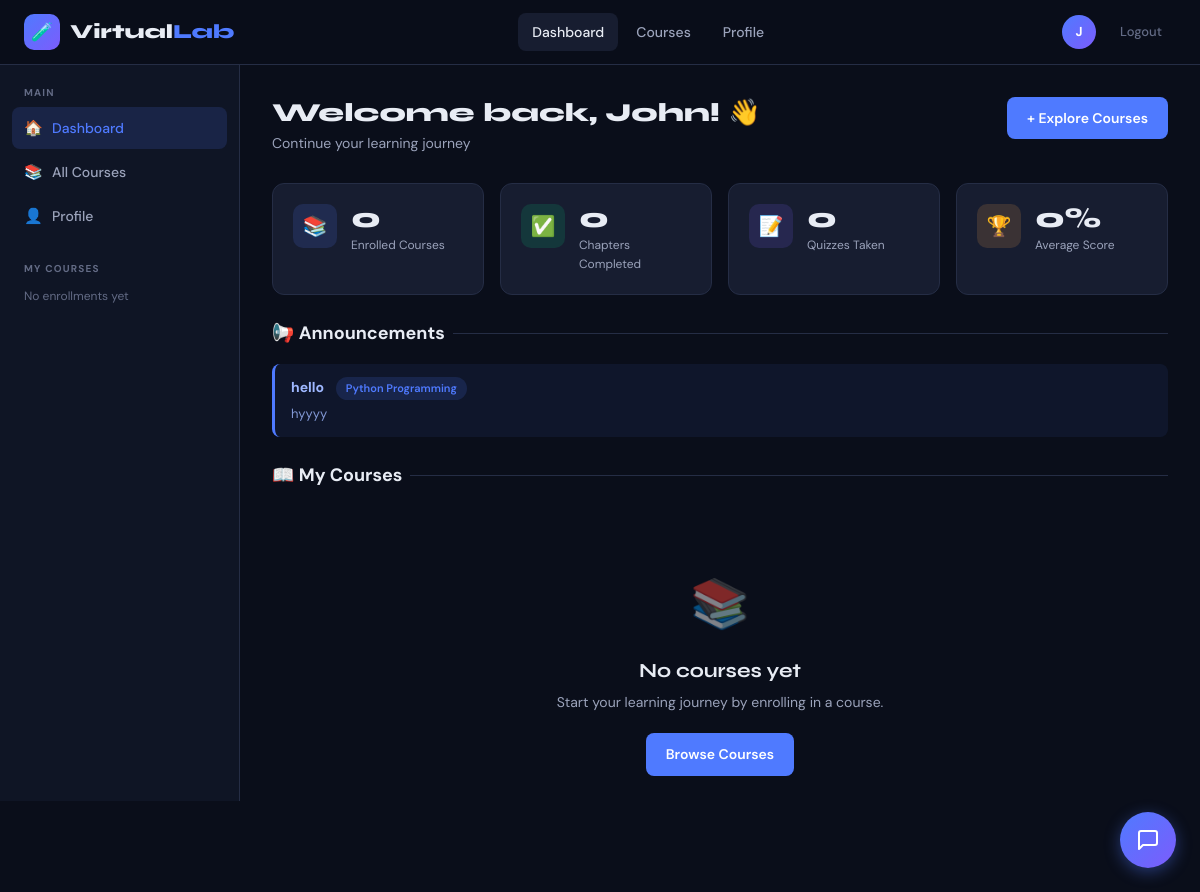
Page /dashboard/ (signed in) on the committed database.
### lab/models.py (models this page shows, shortened)
class Announcement(models.Model):
    title = models.CharField(max_length=200)
    content = models.TextField()
    subject = models.ForeignKey(Subject, on_delete=models.SET_NULL, null=True, blank=True)
    created_by = models.ForeignKey(User, on_delete=models.CASCADE)
    created_at = models.DateTimeField(auto_now_add=True)
    is_active = models.BooleanField(default=True)
    class Meta:
        ordering = ['-created_at']

class Subject(models.Model):
    CATEGORY_CHOICES = [
        ('programming', 'Programming'),
        ('database', 'Database'),
        ('algorithms', 'Algorithms'),
        ('networking', 'Networking'),
        ('other', 'Other'),
    ]
    title = models.CharField(max_length=200)
    description = models.TextField()
    category = models.CharField(max_length=50, choices=CATEGORY_CHOICES, default='other')
    thumbnail = models.ImageField(upload_to='thumbnails/', blank=True, null=True)
    icon = models.CharField(max_length=50, default='book', help_text='Icon name (e.g. database, code, cpu)')
    color = models.CharField(max_length=7, default='#4f46e5')
    is_active = models.BooleanField(default=True)
    created_at = models.DateTimeField(auto_now_add=True)
    order = models.IntegerField(default=0)
    class Meta:
        ordering = ['order', 'title']

### lab/views.py (the view)
# urls.py: path('dashboard/', views.student_dashboard, name='dashboard'),
@student_required
def student_dashboard(request):
    enrollments = Enrollment.objects.filter(
        student=request.user, is_active=True
    ).select_related('subject').prefetch_related('chapter_progresses')
    recent_results = QuizResult.objects.filter(
        enrollment__student=request.user
    ).select_related('chapter__subject').order_by('-attempted_at')[:5]
    announcements = Announcement.objects.filter(is_active=True)[:3]
    stats = {
        'total_subjects': enrollments.count(),
        'completed_chapters': sum(e.completed_chapters() for e in enrollments),
        'total_quizzes': QuizResult.objects.filter(enrollment__student=request.user).count(),
        'avg_score': request.user.profile.overall_average() if hasattr(request.user, 'profile') else 0,
    }
    context = {
        'enrollments': enrollments,
        'recent_results': recent_results,
        'announcements': announcements,
        'stats': stats,
    }
    return render(request, 'lab/student/dashboard.html', context)

### lab/models.py (called while the page is built)
    def overall_average(self):
        results = QuizResult.objects.filter(enrollment__student=self.user)
        if not results.exists():
            return 0
        return round(sum(r.percentage() for r in results) / results.count(), 1)

### lab/templates/lab/student/dashboard.html (shortened to what this page needs)
{% extends 'lab/base.html' %}
{% block body %}
<div class="app-layout">
  <div class="sidebar">
    <div class="sidebar-section">
      <div class="sidebar-label">Main</div>
      <a href="{% url 'dashboard' %}" class="sidebar-link active">
        <span class="icon">🏠</span> Dashboard
      </a>
      <a href="{% url 'subject_list' %}" class="sidebar-link">
        <span class="icon">📚</span> All Courses
      </a>
      <a href="{% url 'profile' %}" class="sidebar-link">
        <span class="icon">👤</span> Profile
      </a>
    </div>
    <div class="sidebar-section">
      <div class="sidebar-label">My Courses</div>
      {% for enrollment in enrollments %}
      <a href="{% url 'subject_detail' enrollment.subject.id %}" class="sidebar-link">
        <span class="icon">📖</span>
        <span style="overflow:hidden;text-overflow:ellipsis;white-space:nowrap;">{{ enrollment.subject.title }}</span>
        <span class="sidebar-badge">{{ enrollment.progress_percent }}%</span>
      </a>
      {% empty %}
      <p style="font-size:12px; color:var(--text3); padding:4px 12px;">No enrollments yet</p>
      {% endfor %}
    </div>
  </div>
  <div class="main-content">
    <div class="page-header">
      <div>
        <h1 class="page-title">Welcome back, {{ request.user.first_name|default:request.user.username }}! 👋</h1>
        <p class="page-subtitle">Continue your learning journey</p>
      </div>
      <a href="{% url 'subject_list' %}" class="btn btn-primary">+ Explore Courses</a>
    </div>
    <div class="stats-grid mb-3 fade-up">
      <div class="stat-card">
        <div class="stat-icon blue">📚</div>
        <div><div class="stat-value">{{ stats.total_subjects }}</div><div class="stat-label">Enrolled Courses</div></div>
      </div>
      <div class="stat-card">
        <div class="stat-icon green">✅</div>
        <div><div class="stat-value">{{ stats.completed_chapters }}</div><div class="stat-label">Chapters Completed</div></div>
      </div>
      <div class="stat-card">
        <div class="stat-icon purple">📝</div>
        <div><div class="stat-value">{{ stats.total_quizzes }}</div><div class="stat-label">Quizzes Taken</div></div>
      </div>
      <div class="stat-card">
        <div class="stat-icon orange">🏆</div>
        <div><div class="stat-value">{{ stats.avg_score }}%</div><div class="stat-label">Average Score</div></div>
      </div>
    </div>
    {% if announcements %}
    <div class="mb-3 fade-up fade-up-1" data-announcement="true">
      <div class="section-title">📢 Announcements</div>
      {% for ann in announcements %}
      <div class="alert alert-info mb-1">
        <div>
          <strong>{{ ann.title }}</strong>
          {% if ann.subject %}<span class="badge badge-blue" style="margin-left:8px; font-size:11px;">{{ ann.subject.title }}</span>{% endif %}
          <p style="margin:4px 0 0; font-size:13px; opacity:0.8;">{{ ann.content }}</p>
        </div>
      </div>
      {% endfor %}
    </div>
    {% endif %}
    <div class="mb-3 fade-up fade-up-2">
      <div class="section-title">📖 My Courses</div>
      {% if enrollments %}
      <div class="grid-2">
        {% for enrollment in enrollments %}
        <a href="{% url 'subject_detail' enrollment.subject.id %}" style="text-decoration:none;">
          <div class="card" style="height:100%;">
            <div class="flex items-start gap-2 mb-2">
              <div style="width:42px; height:42px; border-radius:10px; background:{{ enrollment.subject.color }}22; display:flex; align-items:center; justify-content:center; font-size:20px; flex-shrink:0;">
                {% if enrollment.subject.icon == 'database' %}🗄️{% elif enrollment.subject.icon == 'code' %}💻{% elif enrollment.subject.icon == 'cpu' %}⚙️{% else %}📚{% endif %}
              </div>
              <div style="flex:1; min-width:0;">
                <h3 style="font-size:16px; font-weight:700; margin-bottom:2px;">{{ enrollment.subject.title }}</h3>
                <p style="font-size:12px; color:var(--text2);">{{ enrollment.completed_chapters }}/{{ enrollment.subject.total_chapters }} chapters</p>
              </div>
              <span class="badge badge-blue">{{ enrollment.progress_percent }}%</span>
            </div>
            <div class="progress-bar" style="margin-bottom:10px;">
              <div class="progress-fill" style="width:{{ enrollment.progress_percent }}%"></div>
            </div>
            <div class="flex items-center justify-between text-xs text-dim">
              <span>Avg Score: {{ enrollment.average_score }}%</span>
              <span style="color:var(--accent);">Continue →</span>
            </div>
          </div>
        </a>
        {% endfor %}
      </div>
      {% else %}
      <div class="empty-state">
        <div class="empty-icon">📚</div>
        <h3 class="empty-title">No courses yet</h3>
        <p class="empty-desc">Start your learning journey by enrolling in a course.</p>
        <a href="{% url 'subject_list' %}" class="btn btn-primary">Browse Courses</a>
      </div>
      {% endif %}
    </div>
  </div>
</div>
{% endblock %}

### lab/templates/lab/base.html (shortened to what this page needs)
<!DOCTYPE html>
<html lang="en">
<head>
{% load static %}
</head>
<body>
<nav {% if request.user.is_staff %}class="admin-nav"{% endif %}>
  <div class="nav-inner">
    <a href="{% url 'home' %}" class="nav-logo">
      <div class="nav-logo-icon">🧪</div>
      <span class="nav-logo-text">Virtual<span>Lab</span></span>
    </a>
    {% if request.user.is_authenticated %}
      {% if request.user.is_staff %}
        <div class="nav-links">
          <a href="{% url 'admin_dashboard' %}" class="nav-link {% if request.resolver_match.url_name == 'admin_dashboard' %}active{% endif %}">Dashboard</a>
          <a href="{% url 'admin_subjects' %}" class="nav-link {% if 'subject' in request.resolver_match.url_name %}active{% endif %}">Subjects</a>
          <a href="{% url 'admin_students' %}" class="nav-link {% if 'student' in request.resolver_match.url_name %}active{% endif %}">Students</a>
          <a href="{% url 'admin_analytics' %}" class="nav-link">Analytics</a>
          <a href="{% url 'admin_announcements' %}" class="nav-link">Announcements</a>
        </div>
      {% else %}
        <div class="nav-links">
          <a href="{% url 'dashboard' %}" class="nav-link {% if request.resolver_match.url_name == 'dashboard' %}active{% endif %}">Dashboard</a>
          <a href="{% url 'subject_list' %}" class="nav-link {% if request.resolver_match.url_name == 'subject_list' %}active{% endif %}">Courses</a>
          <a href="{% url 'profile' %}" class="nav-link">Profile</a>
        </div>
      {% endif %}
      <div class="nav-user">
        <a href="{% if request.user.is_staff %}{% url 'admin_dashboard' %}{% else %}{% url 'profile' %}{% endif %}" class="nav-avatar">
          {{ request.user.first_name|first|upper|default:request.user.username|first|upper }}
        </a>
        <a href="{% url 'logout' %}" class="nav-link" style="font-size:13px; color: var(--text3);">Logout</a>
      </div>
    {% else %}
      <div class="nav-links">
        <a href="{% url 'login' %}" class="nav-link">Login</a>
        <a href="{% url 'register' %}" class="btn btn-primary btn-sm">Get Started</a>
      </div>
    {% endif %}
  </div>
</nav>
{% block body %}{% endblock %}
{% load static %}
<link rel="stylesheet" href="{% static 'lab/css/chatbot.css' %}">
</body>
</html>

### rows in the picture
Announcement: title "hello", subject "Python Programming", content "hyyyy"

### other values in the picture
{{ request.user.first_name|default:request.user.username }} "John"
{{ stats.total_subjects }} "0"
{{ stats.completed_chapters }} "0"
{{ stats.total_quizzes }} "0"
{{ stats.avg_score }} "0"
